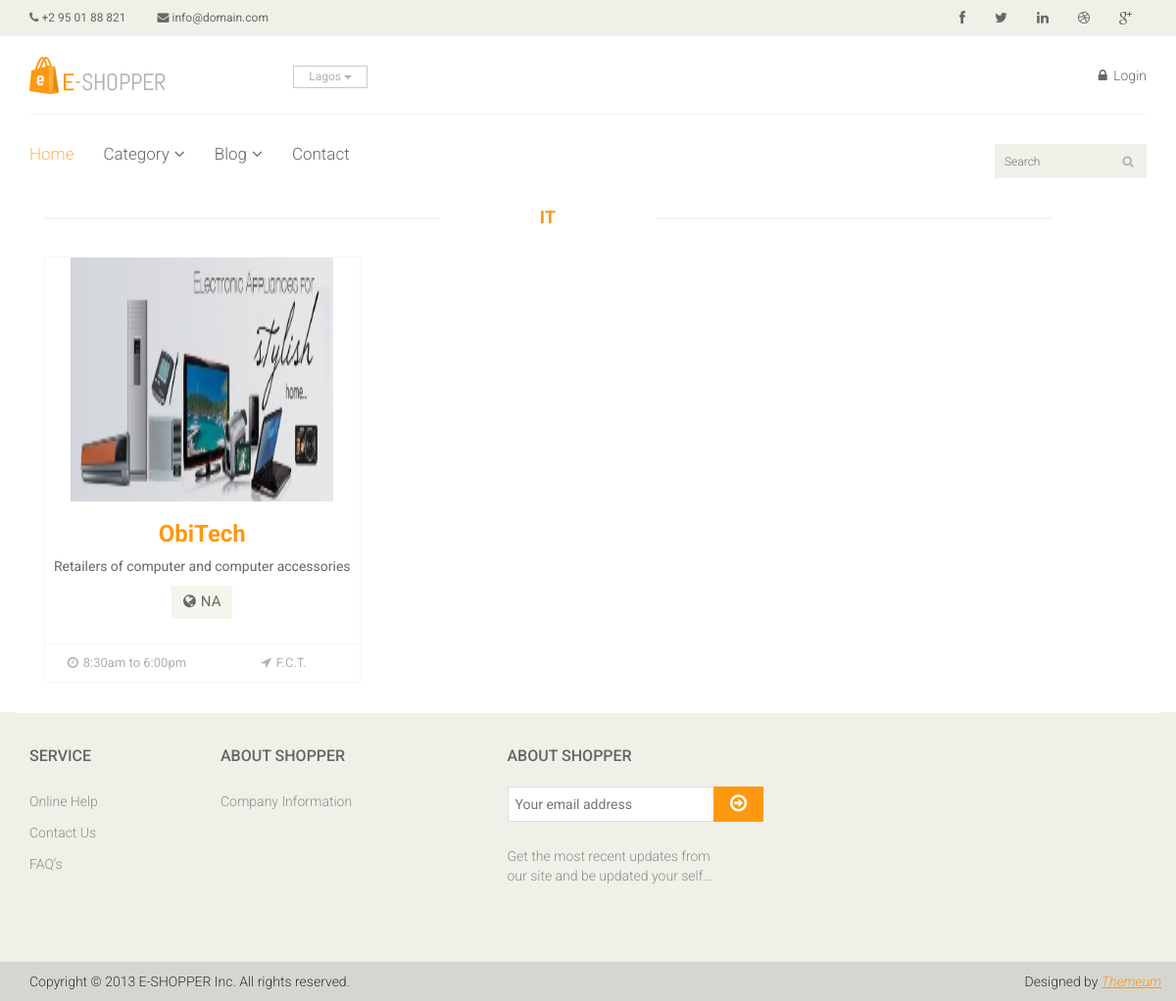
The app's page /category/IT with its own data.
### model.py (models this page shows)
class Merchant(Base):
	__tablename__ = 'merchant'
	id = Column(Integer, primary_key=True)
	name = Column(String (100), nullable=False)
	address = Column(String(255), nullable=False)
	lga = Column(String(120), nullable=False)
	state = Column(String(25), nullable=False)
	category = Column(String(50), nullable=False)
	website = Column(String(80))
	short_desc = Column(String(100))
	long_desc = Column(String(255))
	open_time = Column(String(5))
	close_time = Column(String(5))
	img = Column(String(255))

### run.py (the view)
@app.route('/category/<category_name>')
def category(category_name):
    merchantsInCategory = session.query(Merchant).filter_by(category = \
        category_name).all()
    return render_template('category.html',
                            category_name=category_name,
                            merchants=merchantsInCategory)

### templates/category.html (shortened to what this page needs)
<!DOCTYPE html>
<html>
<head>
    <link href="{{ url_for('static', filename='css/bootstrap.min.css') }}" rel="stylesheet">
    <link href="{{ url_for('static', filename='css/font-awesome.min.css') }}" rel="stylesheet">
    <link href="{{ url_for('static', filename='css/prettyPhoto.css') }}" rel="stylesheet">
    <link href="{{ url_for('static', filename='css/price-range.css') }}" rel="stylesheet">
    <link href="{{ url_for('static', filename='css/animate.css') }}" rel="stylesheet">
	<link href="{{ url_for('static', filename='css/main.css') }}" rel="stylesheet">
	<link href="{{ url_for('static', filename='css/responsive.css') }}" rel="stylesheet">
</head>
<body>
	<header id="header">
		<div class="header_top">
			<div class="container">
				<div class="row">
					<div class="col-sm-6">
						<div class="contactinfo">
							<ul class="nav nav-pills">
								<li><a href="#"><i class="fa fa-phone"></i> +2 95 01 88 821</a></li>
								<li><a href="#"><i class="fa fa-envelope"></i> info@domain.com</a></li>
							</ul>
						</div>
					</div>
					<div class="col-sm-6">
						<div class="social-icons pull-right">
							<ul class="nav navbar-nav">
								<li><a href="#"><i class="fa fa-facebook"></i></a></li>
								<li><a href="#"><i class="fa fa-twitter"></i></a></li>
								<li><a href="#"><i class="fa fa-linkedin"></i></a></li>
								<li><a href="#"><i class="fa fa-dribbble"></i></a></li>
								<li><a href="#"><i class="fa fa-google-plus"></i></a></li>
							</ul>
						</div>
					</div>
				</div>
			</div>
		</div>
		<div class="header-middle">
			<div class="container">
				<div class="row">
					<div class="col-sm-4">
						<div class="logo pull-left">
							<a href="index.html"><img src="{{ url_for('static', filename='images/home/logo.png') }}" alt="" /></a>
						</div>
						<div class="btn-group pull-right">
							<div class="btn-group">
								<button type="button" class="btn btn-default dropdown-toggle usa" data-toggle="dropdown">
									Lagos
									<span class="caret"></span>
								</button>
							</div>
						</div>
					</div>
					<div class="col-sm-8">
						<div class="shop-menu pull-right">
							<ul class="nav navbar-nav">
								<li><a href="login.html"><i class="fa fa-lock"></i> Login</a></li>
							</ul>
						</div>
					</div>
				</div>
			</div>
		</div>
		<div class="header-bottom">
			<div class="container">
				<div class="row">
					<div class="col-sm-9">
						<div class="mainmenu pull-left">
							<ul class="nav navbar-nav collapse navbar-collapse">
								<li><a href="{{ url_for('home') }}" class="active">Home</a></li>
								<li class="dropdown"><a href="#">Category<i class="fa fa-angle-down"></i></a>
                                </li>
								<li class="dropdown"><a href="#">Blog<i class="fa fa-angle-down"></i></a>
                                </li>
								<li><a href="contact-us.html">Contact</a></li>
							</ul>
						</div>
					</div>
					<div class="col-sm-3">
						<form method="get" action="{{ url_for('search') }}" role="search">
							<div class="search_box pull-right">
								<input type="text" name="search" placeholder="Search"/>
							</div>
						</form>
					</div>
				</div>
			</div>
		</div>
	</header>
	<section>
		<div class="container">
			<div class="row">
				<div class="col-sm-11 padding-right">
					<div class="features_items">
						<h2 class="title text-center">{{ category_name }}</h2>
						{% for merchant in merchants %}
						<div class="col-sm-4">
							<div class="product-image-wrapper">
								<div class="single-products">
										<div class="productinfo text-center">
											<img src="{{ url_for('static', filename=merchant.img) }}" alt="" />
											<h2>{{ merchant.name }}</h2>
											<p>{{ merchant.short_desc }}</p>
											<a href="{{ merchant.website }}" class="btn btn-default add-to-cart"><i class="fa fa-globe"></i>{{ merchant.website }}</a>
										</div>
										<div class="product-overlay">
											<div class="overlay-content">
											</div>
										</div>
								</div>
								<div class="choose">
									<ul class="nav nav-pills nav-justified">
										<li><a href="#"><i class="fa fa-clock-o"></i>{{ merchant.open_time }} to {{ merchant.close_time }}</a></li>
										<li><a href="#"><i class="fa fa-location-arrow"></i>{{ merchant.state }}</a></li>
									</ul>
								</div>
							</div>
						</div>
						{% endfor %}
					</div>
				</div>
			</div>
		</div>
	</section>
	<footer id="footer">
		<div class="footer-widget">
			<div class="container">
				<div class="row">
					<div class="col-sm-2">
						<div class="single-widget">
							<h2>Service</h2>
							<ul class="nav nav-pills nav-stacked">
								<li><a href="#">Online Help</a></li>
								<li><a href="#">Contact Us</a></li>
								<li><a href="#">FAQ’s</a></li>
							</ul>
						</div>
					</div>
					<div class="col-sm-2">
						<div class="single-widget">
							<h2>About Shopper</h2>
							<ul class="nav nav-pills nav-stacked">
								<li><a href="#">Company Information</a></li>
							</ul>
						</div>
					</div>
					<div class="col-sm-3 col-sm-offset-1">
						<div class="single-widget">
							<h2>About Shopper</h2>
							<form action="#" class="searchform">
								<input type="text" placeholder="Your email address" />
								<button type="submit" class="btn btn-default"><i class="fa fa-arrow-circle-o-right"></i></button>
								<p>Get the most recent updates from <br />our site and be updated your self...</p>
							</form>
						</div>
					</div>
				</div>
			</div>
		</div>
		<div class="footer-bottom">
			<div class="container">
				<div class="row">
					<p class="pull-left">Copyright © 2013 E-SHOPPER Inc. All rights reserved.</p>
					<p class="pull-right">Designed by <span><a target="_blank" href="http://www.themeum.com">Themeum</a></span></p>
				</div>
			</div>
		</div>
	</footer>
</body>
</html>

### records on screen
Merchant: img (picture), name "ObiTech", short_desc "Retailers of computer and computer accessories", website "NA", open_time "8:30am", close_time "6:00pm", state "F.C.T."

### other values on screen
{{ category_name }} "IT"
